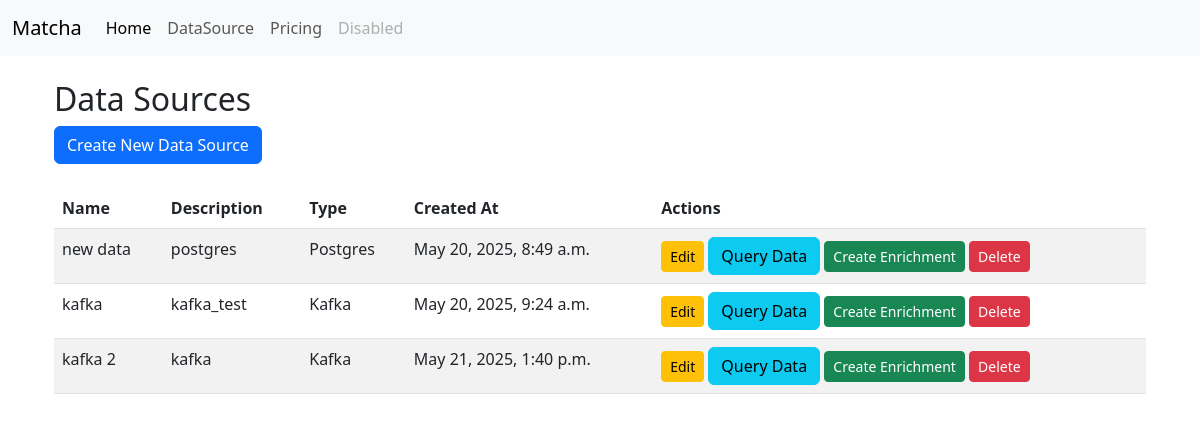
/datasources/, run on the app's committed database.
### usex_app/models.py (models this page shows, shortened)
class DataSource(models.Model):
    DATASOURCE_TYPES = [
        ('Postgres', 'postgres'),
        ('Mysql', 'Mysql'),
        ('Kafka', 'Kafka'),
        ('RabbitMQ', 'RabbitMQ'),
        ('S3', 'S3'),
        ('Hive', 'Hive'),
        ('HDFS', 'HDFS'),
        ('CSV', 'CSV'),
    ]
    name = models.CharField(max_length=100)
    description = models.CharField(max_length=150)
    datasource_type = models.CharField(max_length=50,choices=DATASOURCE_TYPES)
    created_at = models.DateTimeField(auto_now_add=True)
    updated_at = models.DateTimeField(auto_now=True)
    connection_params = models.JSONField()  # Use JSONField for flexible connection parameters
    CONNECTION_PARAMS_METADATA = {
        'Postgres': {
            'mandatory': ['host', 'port', 'username', 'password', 'database','query'],
            'optional': [],
        },
        'Mysql': {
            'mandatory': ['host', 'port', 'username', 'password', 'database','query'],
            'optional': [],
        },
        'Kafka': {
            'mandatory': ['brokers', 'topic'],
            'optional': ['group_id','schema_registry_url'],
        },
        'RabbitMQ': {
            'mandatory': ['host', 'port', 'username', 'password', 'queue'],
            'optional': [],
        },
        'S3': {
            'mandatory': ['bucket_name', 'access_key', 'secret_key'],
            'optional': ['region'],
        },
        'Hive': {
            'mandatory': ['host', 'port', 'username', 'password', 'database'],
            'optional': [],
        },
        'HDFS': {
            'mandatory': ['host', 'port', 'username', 'path'],
            'optional': [],
        },
        'CSV': {
            'mandatory': ['file_path'],
            'optional': ['delimiter', 'encoding'],
        },
    }

### usex_app/views.py (the view)
# urls.py: path('datasources/', views.datasource_list_create, name='datasource_list_create'),
def datasource_list_create(request):
    if request.method == 'POST':
        datasource_type = request.POST.get('datasource_type')
        form = DataSourceForm(request.POST, datasource_type=datasource_type)
        if form.is_valid():
            connection_params = {}
            for key, value in form.cleaned_data.items():
                if key.startswith('connection_params_'):
                    param_name = key.replace('connection_params_', '')
                    connection_params[param_name] = value
            datasource = form.save(commit=False)
            datasource.connection_params = connection_params
            try:
                connection = connect_to_data_source(datasource)
                datasource.save()
                if request.headers.get('X-Requested-With') == 'XMLHttpRequest':
                    return JsonResponse({'success': True})
                return redirect('datasource_list')
            except Exception as e:
                form.add_error(None, f"Connection failed: {str(e)}")
        if request.headers.get('X-Requested-With') == 'XMLHttpRequest':
            errors = [str(error) for error in form.non_field_errors()]
            for field, field_errors in form.errors.items():
                errors.extend([f"{field}: {error}" for error in field_errors])
            return JsonResponse({'success': False, 'errors': errors})
    else:
        form = DataSourceForm()
    datasources = DataSource.objects.all()
    connection_params_metadata = json.dumps(DataSource.CONNECTION_PARAMS_METADATA)
    connection_params_values = {ds.id: ds.connection_params for ds in datasources}
    return render(request, 'usex_app/datasource.html', {
        'datasources': datasources,
        'form': form,
        'connection_params_metadata': connection_params_metadata,
        'connection_params_values': json.dumps(connection_params_values),
    })

### usex_app/templates/usex_app/datasource.html (shortened to what this page needs)
{% extends "usex_app/index.html" %}
{% block content %}
<div class="container">
    <h2>Data Sources</h2>
    <button type="button" class="btn btn-primary" data-bs-toggle="modal" data-bs-target="#createDataSourceModal">
        Create New Data Source
    </button>
    <table class="table table-striped mt-4">
        <thead>
            <tr>
                <th>Name</th>
                <th>Description</th>
                <th>Type</th>
                <th>Created At</th>
                <th>Actions</th>
            </tr>
        </thead>
        <tbody>
            {% for datasource in datasources %}
            <tr>
                <td>{{ datasource.name }}</td>
                <td>{{ datasource.description }}</td>
                <td>{{ datasource.datasource_type }}</td>
                <td>{{ datasource.created_at }}</td>
                <td>
                    <button type="button" class="btn btn-sm btn-warning" data-edit-id="{{ datasource.id }}" data-bs-toggle="modal" data-bs-target="#editDataSourceModal">
                        Edit
                    </button>
                    <button type="button" class="btn btn-info query-data-button"
                    data-datasource-id="{{ datasource.id }}"
                    data-datasource-name="{{ datasource.name }}"
                    data-datasource-description="{{ datasource.description }}">
                    Query Data
                    </button>
                    <a href="{% url 'enrichment' datasource.id %}" target="_blank" class="btn btn-sm btn-success">
                        Create Enrichment
                    </a>
                    <form method="post" action="{% url 'delete_datasource' datasource.id %}" style="display:inline;">
                        <button type="submit" class="btn btn-sm btn-danger" onclick="return confirm('Are you sure you want to delete this data source?');">
                            Delete
                        </button>
                    </form>
                </td>
            </tr>
            {% empty %}
            <tr>
                <td colspan="5">No data sources available.</td>
            </tr>
            {% endfor %}
        </tbody>
    </table>
</div>
{% endblock %}

### data on the page
DataSource: name "new data", description "postgres", datasource_type "Postgres", created_at "May 20, 2025, 8:49 a.m."
DataSource: name "kafka", description "kafka_test", datasource_type "Kafka", created_at "May 20, 2025, 9:24 a.m."
DataSource: name "kafka 2", description "kafka", datasource_type "Kafka", created_at "May 21, 2025, 1:40 p.m."
